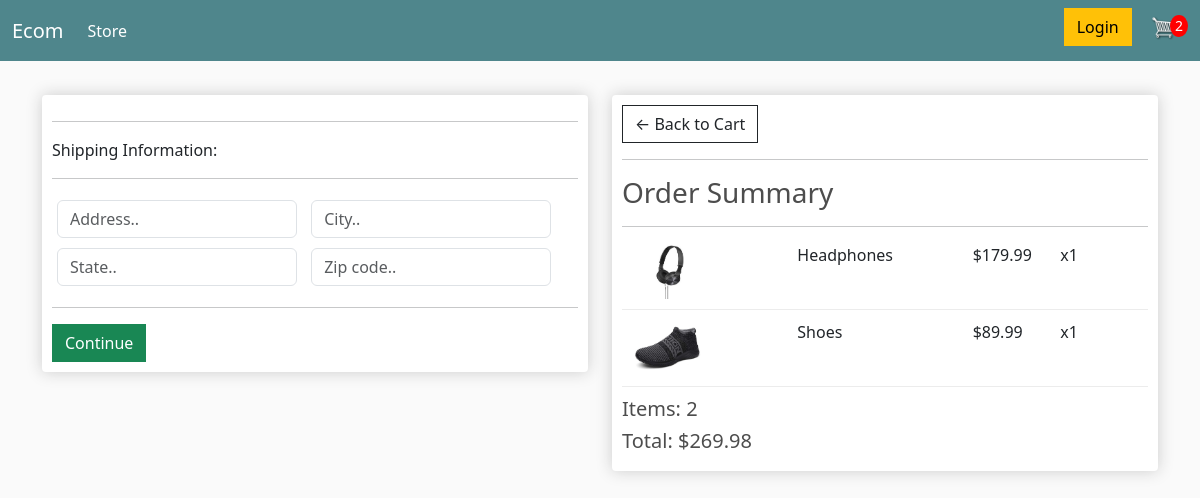
Screenshot of /checkout/ (signed in) with the database file from the repository.
### store/models.py (models this page shows, shortened)
class OrderItem(models.Model):
	product = models.ForeignKey(Product, on_delete=models.SET_NULL, null=True)
	order = models.ForeignKey(Order, on_delete=models.SET_NULL, null=True)
	quantity = models.IntegerField(default=0, null=True, blank=True)
	date_added = models.DateTimeField(auto_now_add=True)
	@property
	def get_total(self):
		total = self.product.price * self.quantity
		return total

class Product(models.Model):
	name = models.CharField(max_length=200)
	price = models.DecimalField(max_digits=7, decimal_places=2)
	digital = models.BooleanField(default=False, null=True, blank=True)
	image = models.ImageField(upload_to='product/images', null=True, blank=True)
	@property
	def imageURL(self):
		try:
			url = self.image.url
		except:
			url = ''
		return url

class Order(models.Model):
	customer = models.ForeignKey(Customer, on_delete=models.SET_NULL, null=True, blank=True)
	date_ordered = models.DateTimeField(auto_now_add=True)
	complete = models.BooleanField(default=False)
	transaction_id = models.CharField(max_length=100, null=True)
	@property
	def shipping(self):
		shipping = False
		orderitems = self.orderitem_set.all()
		for i in orderitems:
			if i.product.digital == False:
				shipping = True
		return shipping
	@property
	def get_cart_total(self):
		orderitems = self.orderitem_set.all()
		total = sum([item.get_total for item in orderitems])
		return total
	@property
	def get_cart_items(self):
		orderitems = self.orderitem_set.all()
		total = sum([item.quantity for item in orderitems])
		return total

### store/views.py (the view)
# urls.py: path('checkout/', views.checkout, name="checkout"),
def checkout(request):
    data = cartData(request)
    cartItems = data['cartItems']
    order = data['order']
    items = data['items']
    context = {'items': items, 'order': order, 'cartItems': cartItems}
    return render(request, 'store/checkout.html', context)

### store/utils.py (called while the page is built)
def cartData(request):
    if request.user.is_authenticated:
        customer = request.user.customer
        order, created = Order.objects.get_or_create(
            customer=customer, complete=False)
        items = order.orderitem_set.all()
        cartItems = order.get_cart_items
    else:
        cookieData = cookieCart(request)
        cartItems = cookieData['cartItems']
        order = cookieData['order']
        items = cookieData['items']
    return {'cartItems': cartItems, 'order': order, 'items': items}

### store/templates/store/checkout.html (shortened to what this page needs)
{% extends 'store/main.html' %}
{% load static %}
{% block content %}
<div class="row">
    <div class="col-lg-6">
        <div class="box-element" id="form-wrapper">
            <form id="form">
                <div id="shipping-info">
                    <hr>
                    <p>Shipping Information:</p>
                    <hr>
                    <div class="form-field">
                        <input class="form-control" type="text" name="address" placeholder="Address..">
                    </div>
                    <div class="form-field">
                        <input class="form-control" type="text" name="city" placeholder="City..">
                    </div>
                    <div class="form-field">
                        <input class="form-control" type="text" name="state" placeholder="State..">
                    </div>
                    <div class="form-field">
                        <input class="form-control" type="text" name="zipcode" placeholder="Zip code..">
                    </div>
                </div>
                <hr>
                <input id="form-button" class="btn btn-success btn-block" type="submit" value="Continue">
            </form>
        </div>
        <br>
    </div>
    <div class="col-lg-6">
        <div class="box-element">
            <a class="btn btn-outline-dark" href="{% url 'store:cart' %}">&#x2190; Back to Cart</a>
            <hr>
            <h3>Order Summary</h3>
            <hr>
            {% for item in items %}
            <div class="cart-row">
                <div style="flex:2"><img class="row-image" src="{{ item.product.imageURL }}"></div>
                <div style="flex:2">
                    <p>{{ item.product.name }}</p>
                </div>
                <div style="flex:1">
                    <p>${{ item.product.price|floatformat:2 }}</p>
                </div>
                <div style="flex:1">
                    <p>x{{ item.quantity }}</p>
                </div>
            </div>
            {% endfor %}
            <h5>Items: {{ order.get_cart_items }}</h5>
            <h5>Total: ${{ order.get_cart_total|floatformat:2 }}</h5>
        </div>
    </div>
</div>
{% endblock content %}

### static/css/main.css (style rules this page uses)
body { background-color: hsl(0, 0%, 98%); }
h1,h2,h3,h4,h5,h6 { color:hsl(0, 0%, 30%); }
.box-element { box-shadow:hsl(0, 0%, 80%) 0 0 16px; background-color: #fff; border-radius: 4px; padding: 10px; }
.col-lg-4, .col-lg-6, .col-lg-8, .col-lg-12 { margin-top: 10px; }
.btn { border-radius: 0; }
.row-image { width: 100px; }
.form-field { width:250px; display: inline-block; padding: 5px; }
.cart-row { display: flex; align-items: flex-stretch; padding-bottom: 10px; margin-bottom: 10px; border-bottom: 1px solid #ececec; }

### rows the page displays
OrderItem: product.imageURL (picture), product.name "Headphones", product.price "179.99", quantity "1"
OrderItem: product.imageURL (picture), product.name "Shoes", product.price "89.99", quantity "1"
Order: get_cart_items "2", get_cart_total "269.98"

### other values shown
{{ cartItems }} "2"
